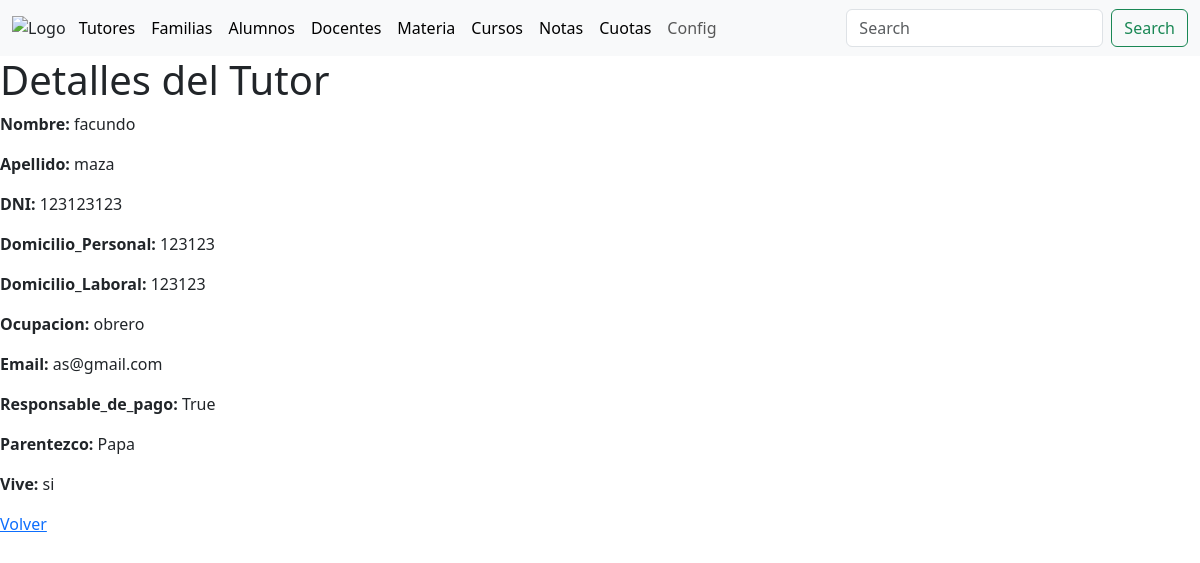
The page /tutores/2/ on the database as committed earlier.
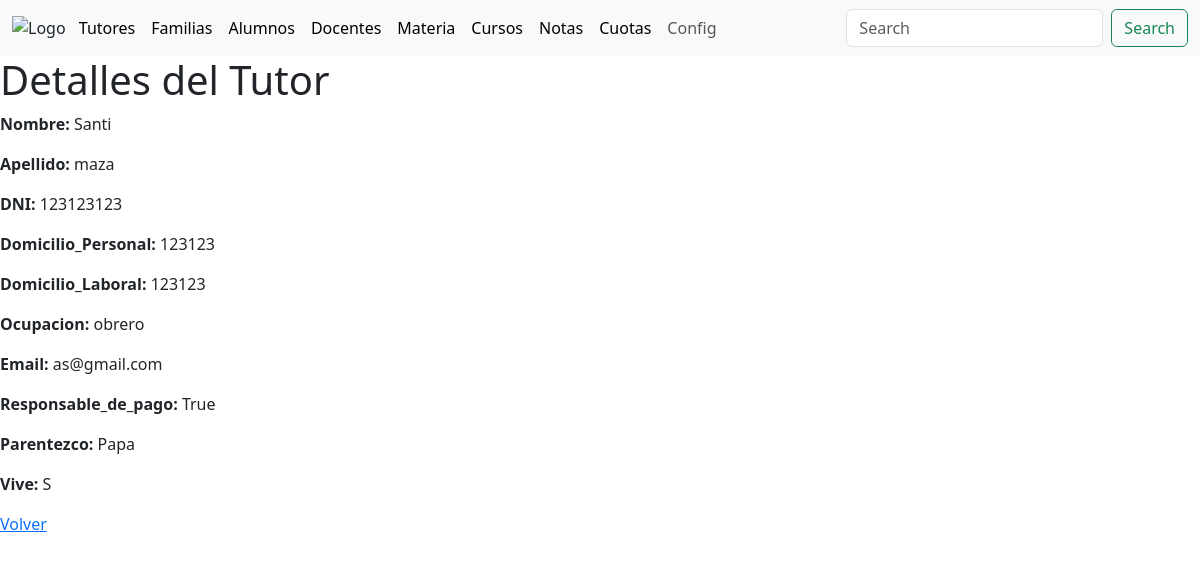
The same page on the database as committed later.
### academico/models.py (models this page shows, shortened)
class Tutores(models.Model):
    Nombre = models.CharField(max_length=255)
    Apellido = models.CharField(max_length=255)
    DNI = models.CharField(max_length=255)
    Domicilio_Personal = models.CharField(max_length=255)
    Domicilio_Laboral = models.CharField(max_length=255)
    Celular = models.CharField(max_length=255)
    Ocupacion = models.CharField(max_length=255)
    Email = models.EmailField()
    vive = [('S', 'Si'),('N', 'No'),]
    Vive = models.CharField(max_length=1, choices=vive)
    Responsable_de_pago = models.BooleanField()
    Parentezco = models.ForeignKey(Parentezco, on_delete=models.CASCADE)
    class Meta:
        db_table = 'tutores'
        verbose_name = 'tutor'
        verbose_name_plural = 'tutores'

class Parentezco(models.Model):
    parentezco = models.CharField(max_length=255)
    def __str__(self):
        return '%s '%(self.parentezco)
    class Meta:
        db_table = 'Parentezcos'
        verbose_name = 'Parentezco'
        verbose_name_plural = 'Parentezcos'

### academico/views.py (the view)
# urls.py: path('tutores/<int:pk>/', views.tutores_detail, name='tutores_detail'),
def tutores_detail(request, pk):
    tutor = get_object_or_404(Tutores, pk=pk)
    context = {'tutor': tutor}
    return render(request, 'tutores_detail.html', context)

### academico/templates/tutores_detail.html
{% extends "base.html" %}
{%block content%}
<main>
<h1>Detalles del Tutor</h1>
<p><strong>Nombre:</strong> {{ tutor.Nombre }}</p>
<p><strong>Apellido:</strong> {{ tutor.Apellido }}</p>
<p><strong>DNI:</strong> {{ tutor.DNI }}</p>
<p><strong>Domicilio_Personal:</strong> {{ tutor.Domicilio_Personal }}</p>
<p><strong>Domicilio_Laboral:</strong> {{ tutor.Domicilio_Laboral }}</p>
<p><strong>Ocupacion:</strong> {{ tutor.Ocupacion }}</p>
<p><strong>Email:</strong> {{ tutor.Email }}</p>
<p><strong>Responsable_de_pago:</strong> {{ tutor.Responsable_de_pago }}</p>
<p><strong>Parentezco:</strong> {{ tutor.Parentezco }}</p>
<p><strong>Vive:</strong> {{ tutor.Vive }}</p>
<a href="{% url 'tutores_list' %}">Volver</a>
</main>
{%endblock%}

Rows that differ between the two databases and show on the page:
changed Tutores "maza": Nombre "facundo" → "Santi"; Vive "si" → "S"
